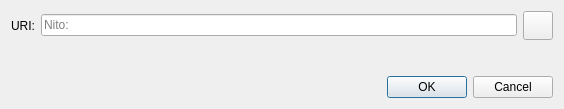
<?xml version="1.0" encoding="UTF-8"?>
<ui version="4.0">
 <class>OpenURIDialog</class>
 <widget class="QDialog" name="OpenURIDialog">
  <property name="geometry">
   <rect>
    <x>0</x>
    <y>0</y>
    <width>564</width>
    <height>109</height>
   </rect>
  </property>
  <property name="windowTitle">
   <string>Open Nito URI</string>
  </property>
  <layout class="QVBoxLayout" name="verticalLayout">
   <item>
    <layout class="QHBoxLayout" name="horizontalLayout">
     <item>
      <widget class="QLabel" name="label">
       <property name="text">
        <string>URI:</string>
       </property>
      </widget>
     </item>
     <item>
      <widget class="QValidatedLineEdit" name="uriEdit">
       <property name="placeholderText">
        <string notr="true">Nito:</string>
       </property>
      </widget>
     </item>
     <item>
      <widget class="QToolButton" name="pasteButton">
       <property name="toolTip">
        <string extracomment="Tooltip text for button that allows you to paste an address that is in your clipboard.">Paste address from clipboard</string>
       </property>
       <property name="text">
        <string/>
       </property>
       <property name="icon">
        <iconset resource="../nito.qrc">
         <normaloff>:/icons/editpaste</normaloff>:/icons/editpaste
        </iconset>
       </property>
       <property name="iconSize">
        <size>
         <width>22</width>
         <height>22</height>
        </size>
       </property>
      </widget>
     </item>
    </layout>
   </item>
   <item>
    <spacer name="verticalSpacer">
     <property name="orientation">
      <enum>Qt::Vertical</enum>
     </property>
     <property name="sizeHint" stdset="0">
      <size>
       <width>20</width>
       <height>40</height>
      </size>
     </property>
    </spacer>
   </item>
   <item>
    <widget class="QDialogButtonBox" name="buttonBox">
     <property name="orientation">
      <enum>Qt::Horizontal</enum>
     </property>
     <property name="standardButtons">
      <set>QDialogButtonBox::Cancel|QDialogButtonBox::Ok</set>
     </property>
    </widget>
   </item>
  </layout>
 </widget>
 <customwidgets>
  <customwidget>
   <class>QValidatedLineEdit</class>
   <extends>QLineEdit</extends>
   <header>qt/qvalidatedlineedit.h</header>
  </customwidget>
 </customwidgets>
 <resources/>
 <connections>
  <connection>
   <sender>buttonBox</sender>
   <signal>accepted()</signal>
   <receiver>OpenURIDialog</receiver>
   <slot>accept()</slot>
   <hints>
    <hint type="sourcelabel">
     <x>248</x>
     <y>254</y>
    </hint>
    <hint type="destinationlabel">
     <x>157</x>
     <y>274</y>
    </hint>
   </hints>
  </connection>
  <connection>
   <sender>buttonBox</sender>
   <signal>rejected()</signal>
   <receiver>OpenURIDialog</receiver>
   <slot>reject()</slot>
   <hints>
    <hint type="sourcelabel">
     <x>316</x>
     <y>260</y>
    </hint>
    <hint type="destinationlabel">
     <x>286</x>
     <y>274</y>
    </hint>
   </hints>
  </connection>
 </connections>
</ui>
